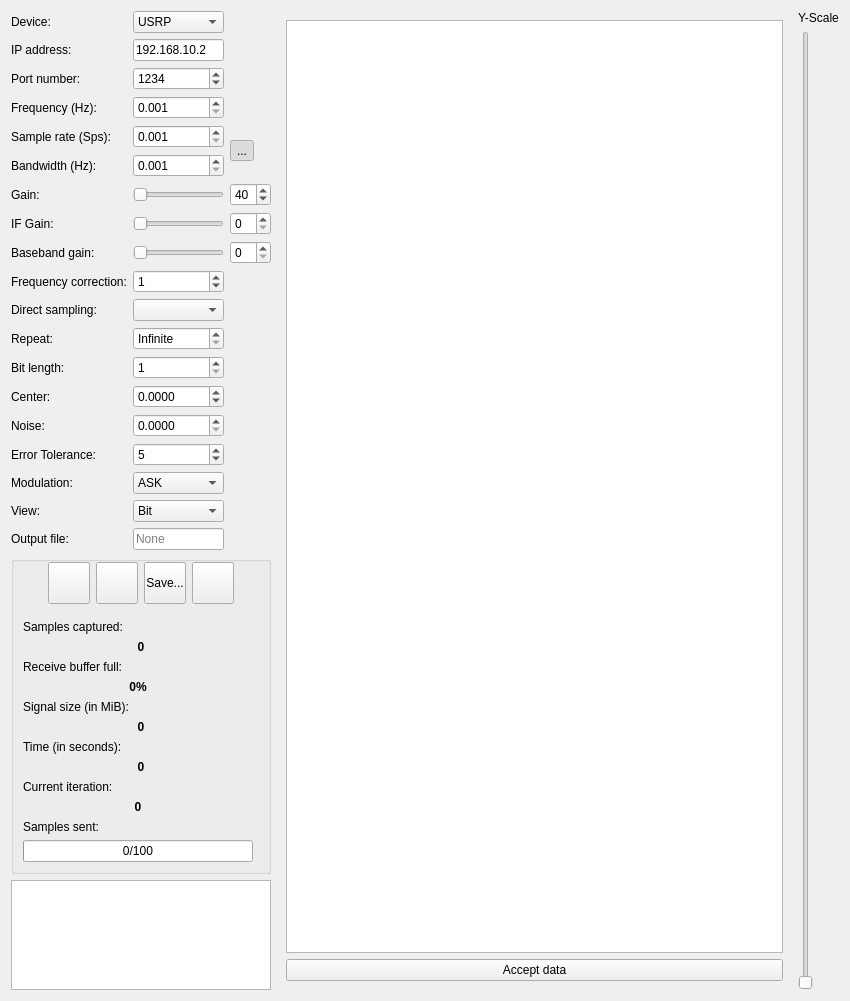
<?xml version="1.0" encoding="UTF-8"?>
<ui version="4.0">
 <class>SendRecvDialog</class>
 <widget class="QDialog" name="SendRecvDialog">
  <property name="windowModality">
   <enum>Qt::NonModal</enum>
  </property>
  <property name="geometry">
   <rect>
    <x>0</x>
    <y>0</y>
    <width>850</width>
    <height>1001</height>
   </rect>
  </property>
  <property name="mouseTracking">
   <bool>false</bool>
  </property>
  <property name="windowTitle">
   <string>Record Signal</string>
  </property>
  <layout class="QHBoxLayout" name="horizontalLayout_4">
   <item>
    <layout class="QHBoxLayout" name="horizontalLayout_3" stretch="1,10">
     <item>
      <layout class="QVBoxLayout" name="verticalLayout">
       <item>
        <layout class="QGridLayout" name="gridLayout">
         <item row="16" column="2">
          <widget class="QComboBox" name="combox_sniff_Modulation">
           <item>
            <property name="text">
             <string>ASK</string>
            </property>
           </item>
           <item>
            <property name="text">
             <string>FSK</string>
            </property>
           </item>
           <item>
            <property name="text">
             <string>PSK</string>
            </property>
           </item>
          </widget>
         </item>
         <item row="9" column="0">
          <widget class="QLabel" name="labelFreqCorrection">
           <property name="toolTip">
            <string>&lt;html&gt;&lt;head/&gt;&lt;body&gt;&lt;p&gt;Set the frequency correction in &lt;span style=&quot; font-weight:600;&quot;&gt;ppm&lt;/span&gt;. If you do not know what to enter here, just leave it to one.&lt;/p&gt;&lt;/body&gt;&lt;/html&gt;</string>
           </property>
           <property name="text">
            <string>Frequency correction:</string>
           </property>
          </widget>
         </item>
         <item row="19" column="2">
          <widget class="QLineEdit" name="lineEdit_sniff_OutputFile">
           <property name="readOnly">
            <bool>false</bool>
           </property>
           <property name="placeholderText">
            <string>None</string>
           </property>
           <property name="clearButtonEnabled">
            <bool>true</bool>
           </property>
          </widget>
         </item>
         <item row="9" column="2">
          <widget class="QSpinBox" name="spinBoxFreqCorrection">
           <property name="toolTip">
            <string>&lt;html&gt;&lt;head/&gt;&lt;body&gt;&lt;p&gt;Set the frequency correction in &lt;span style=&quot; font-weight:600;&quot;&gt;ppm&lt;/span&gt;. If you do not know what to enter here, just leave it to one.&lt;/p&gt;&lt;/body&gt;&lt;/html&gt;</string>
           </property>
           <property name="minimum">
            <number>-1000</number>
           </property>
           <property name="maximum">
            <number>1000</number>
           </property>
           <property name="value">
            <number>1</number>
           </property>
          </widget>
         </item>
         <item row="18" column="2">
          <widget class="QComboBox" name="comboBox_sniff_viewtype">
           <item>
            <property name="text">
             <string>Bit</string>
            </property>
           </item>
           <item>
            <property name="text">
             <string>Hex</string>
            </property>
           </item>
           <item>
            <property name="text">
             <string>ASCII</string>
            </property>
           </item>
          </widget>
         </item>
         <item row="0" column="0">
          <widget class="QLabel" name="label_3">
           <property name="text">
            <string>Device:</string>
           </property>
          </widget>
         </item>
         <item row="4" column="0">
          <widget class="QLabel" name="labelSampleRate">
           <property name="text">
            <string>Sample rate (Sps):</string>
           </property>
          </widget>
         </item>
         <item row="1" column="0">
          <widget class="QLabel" name="labelIP">
           <property name="text">
            <string>IP address:</string>
           </property>
          </widget>
         </item>
         <item row="2" column="0">
          <widget class="QLabel" name="labelPort">
           <property name="text">
            <string>Port number:</string>
           </property>
          </widget>
         </item>
         <item row="2" column="2">
          <widget class="QSpinBox" name="spinBoxPort">
           <property name="minimum">
            <number>1</number>
           </property>
           <property name="maximum">
            <number>65535</number>
           </property>
           <property name="value">
            <number>1234</number>
           </property>
          </widget>
         </item>
         <item row="11" column="2">
          <widget class="QSpinBox" name="spinBoxNRepeat">
           <property name="specialValueText">
            <string>Infinite</string>
           </property>
           <property name="maximum">
            <number>999999999</number>
           </property>
          </widget>
         </item>
         <item row="3" column="0">
          <widget class="QLabel" name="labelFreq">
           <property name="text">
            <string>Frequency (Hz):</string>
           </property>
          </widget>
         </item>
         <item row="11" column="0">
          <widget class="QLabel" name="labelNRepeat">
           <property name="text">
            <string>Repeat:</string>
           </property>
          </widget>
         </item>
         <item row="3" column="2">
          <widget class="KillerDoubleSpinBox" name="spinBoxFreq">
           <property name="decimals">
            <number>3</number>
           </property>
           <property name="minimum">
            <double>0.001000000000000</double>
           </property>
           <property name="maximum">
            <double>1000000000000.000000000000000</double>
           </property>
          </widget>
         </item>
         <item row="4" column="2">
          <widget class="KillerDoubleSpinBox" name="spinBoxSampleRate">
           <property name="decimals">
            <number>3</number>
           </property>
           <property name="minimum">
            <double>0.001000000000000</double>
           </property>
           <property name="maximum">
            <double>1000000000000.000000000000000</double>
           </property>
          </widget>
         </item>
         <item row="5" column="2">
          <widget class="KillerDoubleSpinBox" name="spinBoxBandwidth">
           <property name="decimals">
            <number>3</number>
           </property>
           <property name="minimum">
            <double>0.001000000000000</double>
           </property>
           <property name="maximum">
            <double>1000000000000.000000000000000</double>
           </property>
          </widget>
         </item>
         <item row="4" column="3" rowspan="2">
          <widget class="QToolButton" name="btnLockBWSR">
           <property name="text">
            <string>...</string>
           </property>
           <property name="icon">
            <iconset resource="../urh.qrc">
             <normaloff>:/icons/data/icons/lock.svg</normaloff>:/icons/data/icons/lock.svg</iconset>
           </property>
           <property name="checkable">
            <bool>true</bool>
           </property>
           <property name="checked">
            <bool>true</bool>
           </property>
          </widget>
         </item>
         <item row="13" column="2">
          <widget class="QDoubleSpinBox" name="spinbox_sniff_Center">
           <property name="decimals">
            <number>4</number>
           </property>
           <property name="minimum">
            <double>-3.140000000000000</double>
           </property>
           <property name="maximum">
            <double>3.140000000000000</double>
           </property>
          </widget>
         </item>
         <item row="0" column="2">
          <widget class="QComboBox" name="cbDevice">
           <item>
            <property name="text">
             <string>USRP</string>
            </property>
           </item>
           <item>
            <property name="text">
             <string>HackRF</string>
            </property>
           </item>
          </widget>
         </item>
         <item row="6" column="0">
          <widget class="QLabel" name="labelGain">
           <property name="toolTip">
            <string>&lt;html&gt;&lt;head/&gt;&lt;body&gt;&lt;p&gt;The gain (more exactly RF gain) is the gain applied to the RF signal. This amplifies the high frequent signal arriving at the antenna of your Software Defined Radio.&lt;/p&gt;&lt;/body&gt;&lt;/html&gt;</string>
           </property>
           <property name="text">
            <string>Gain:</string>
           </property>
          </widget>
         </item>
         <item row="5" column="0">
          <widget class="QLabel" name="labelBandwidth">
           <property name="text">
            <string>Bandwidth (Hz):</string>
           </property>
          </widget>
         </item>
         <item row="14" column="2">
          <widget class="QDoubleSpinBox" name="spinbox_sniff_Noise">
           <property name="decimals">
            <number>4</number>
           </property>
           <property name="maximum">
            <double>1.000000000000000</double>
           </property>
          </widget>
         </item>
         <item row="1" column="2">
          <widget class="QLineEdit" name="lineEditIP">
           <property name="text">
            <string>192.168.10.2</string>
           </property>
          </widget>
         </item>
         <item row="6" column="3">
          <widget class="QSpinBox" name="spinBoxGain">
           <property name="toolTip">
            <string>&lt;html&gt;&lt;head/&gt;&lt;body&gt;&lt;p&gt;The gain (more exactly RF gain) is the gain applied to the RF signal. This amplifies the high frequent signal arriving at the antenna of your Software Defined Radio.&lt;/p&gt;&lt;/body&gt;&lt;/html&gt;</string>
           </property>
           <property name="minimum">
            <number>0</number>
           </property>
           <property name="maximum">
            <number>99</number>
           </property>
           <property name="value">
            <number>40</number>
           </property>
          </widget>
         </item>
         <item row="6" column="2">
          <widget class="QSlider" name="sliderGain">
           <property name="toolTip">
            <string>&lt;html&gt;&lt;head/&gt;&lt;body&gt;&lt;p&gt;The gain (more exactly RF gain) is the gain applied to the RF signal. This amplifies the high frequent signal arriving at the antenna of your Software Defined Radio.&lt;/p&gt;&lt;/body&gt;&lt;/html&gt;</string>
           </property>
           <property name="maximum">
            <number>100</number>
           </property>
           <property name="singleStep">
            <number>1</number>
           </property>
           <property name="orientation">
            <enum>Qt::Horizontal</enum>
           </property>
          </widget>
         </item>
         <item row="14" column="0">
          <widget class="QLabel" name="label_sniff_Noise">
           <property name="text">
            <string>Noise:</string>
           </property>
          </widget>
         </item>
         <item row="13" column="0">
          <widget class="QLabel" name="label_sniff_Center">
           <property name="text">
            <string>Center:</string>
           </property>
          </widget>
         </item>
         <item row="19" column="0">
          <widget class="QLabel" name="label_sniff_OutputFile">
           <property name="text">
            <string>Output file:</string>
           </property>
          </widget>
         </item>
         <item row="12" column="0">
          <widget class="QLabel" name="label_sniff_BitLength">
           <property name="text">
            <string>Bit length:</string>
           </property>
          </widget>
         </item>
         <item row="12" column="2">
          <widget class="QSpinBox" name="spinbox_sniff_BitLen">
           <property name="minimum">
            <number>1</number>
           </property>
           <property name="maximum">
            <number>999999999</number>
           </property>
          </widget>
         </item>
         <item row="15" column="0">
          <widget class="QLabel" name="label_sniff_Tolerance">
           <property name="text">
            <string>Error Tolerance:</string>
           </property>
          </widget>
         </item>
         <item row="15" column="2">
          <widget class="QSpinBox" name="spinbox_sniff_ErrorTolerance">
           <property name="maximum">
            <number>999999</number>
           </property>
           <property name="value">
            <number>5</number>
           </property>
          </widget>
         </item>
         <item row="7" column="3">
          <widget class="QSpinBox" name="spinBoxIFGain">
           <property name="toolTip">
            <string>&lt;html&gt;&lt;head/&gt;&lt;body&gt;&lt;p&gt;The IF Gain is applied to the Intermediate Frequency signal in your Software Defined Radio. An IF signal has a lower frequency than the high frequent RF signal, so signal processing can be applied more efficiently.&lt;/p&gt;&lt;/body&gt;&lt;/html&gt;</string>
           </property>
          </widget>
         </item>
         <item row="7" column="0">
          <widget class="QLabel" name="labelIFGain">
           <property name="toolTip">
            <string>&lt;html&gt;&lt;head/&gt;&lt;body&gt;&lt;p&gt;The IF Gain is applied to the Intermediate Frequency signal in your Software Defined Radio. An IF signal has a lower frequency than the high frequent RF signal, so signal processing can be applied more efficiently.&lt;/p&gt;&lt;/body&gt;&lt;/html&gt;</string>
           </property>
           <property name="text">
            <string>IF Gain:</string>
           </property>
          </widget>
         </item>
         <item row="8" column="3">
          <widget class="QSpinBox" name="spinBoxBasebandGain">
           <property name="toolTip">
            <string>&lt;html&gt;&lt;head/&gt;&lt;body&gt;&lt;p&gt;The baseband gain is applied to the baseband signal in your software defined radio. The baseband signal is at low frequency and gathered from the RF signal by &lt;span style=&quot; font-weight:600;&quot;&gt;complex downsampling&lt;/span&gt;.&lt;/p&gt;&lt;/body&gt;&lt;/html&gt;</string>
           </property>
          </widget>
         </item>
         <item row="8" column="0">
          <widget class="QLabel" name="labelBasebandGain">
           <property name="toolTip">
            <string>&lt;html&gt;&lt;head/&gt;&lt;body&gt;&lt;p&gt;The baseband gain is applied to the baseband signal in your software defined radio. The baseband signal is at low frequency and gathered from the RF signal by &lt;span style=&quot; font-weight:600;&quot;&gt;complex downsampling&lt;/span&gt;.&lt;/p&gt;&lt;/body&gt;&lt;/html&gt;</string>
           </property>
           <property name="text">
            <string>Baseband gain:</string>
           </property>
          </widget>
         </item>
         <item row="7" column="2">
          <widget class="QSlider" name="sliderIFGain">
           <property name="toolTip">
            <string>&lt;html&gt;&lt;head/&gt;&lt;body&gt;&lt;p&gt;The IF Gain is applied to the Intermediate Frequency signal in your Software Defined Radio. An IF signal has a lower frequency than the high frequent RF signal, so signal processing can be applied more efficiently.&lt;/p&gt;&lt;/body&gt;&lt;/html&gt;</string>
           </property>
           <property name="orientation">
            <enum>Qt::Horizontal</enum>
           </property>
          </widget>
         </item>
         <item row="8" column="2">
          <widget class="QSlider" name="sliderBasebandGain">
           <property name="toolTip">
            <string>&lt;html&gt;&lt;head/&gt;&lt;body&gt;&lt;p&gt;The baseband gain is applied to the baseband signal in your software defined radio. The baseband signal is at low frequency and gathered from the RF signal by &lt;span style=&quot; font-weight:600;&quot;&gt;complex downsampling&lt;/span&gt;.&lt;/p&gt;&lt;/body&gt;&lt;/html&gt;</string>
           </property>
           <property name="sliderPosition">
            <number>0</number>
           </property>
           <property name="orientation">
            <enum>Qt::Horizontal</enum>
           </property>
           <property name="invertedAppearance">
            <bool>false</bool>
           </property>
           <property name="invertedControls">
            <bool>false</bool>
           </property>
           <property name="tickPosition">
            <enum>QSlider::NoTicks</enum>
           </property>
           <property name="tickInterval">
            <number>0</number>
           </property>
          </widget>
         </item>
         <item row="16" column="0">
          <widget class="QLabel" name="label_sniff_Modulation">
           <property name="text">
            <string>Modulation:</string>
           </property>
          </widget>
         </item>
         <item row="18" column="0">
          <widget class="QLabel" name="label_sniff_viewtype">
           <property name="text">
            <string>View:</string>
           </property>
          </widget>
         </item>
         <item row="10" column="0">
          <widget class="QLabel" name="labelDirectSampling">
           <property name="toolTip">
            <string>&lt;html&gt;&lt;head/&gt;&lt;body&gt;&lt;p&gt;Set the direct sampling mode. If you do not know what to choose here, just set it to disabled. The&lt;span style=&quot; font-weight:600;&quot;&gt; native backend&lt;/span&gt; is recommended, when using this setting.&lt;/p&gt;&lt;/body&gt;&lt;/html&gt;</string>
           </property>
           <property name="text">
            <string>Direct sampling:</string>
           </property>
          </widget>
         </item>
         <item row="10" column="2">
          <widget class="QComboBox" name="comboBoxDirectSampling">
           <property name="toolTip">
            <string>&lt;html&gt;&lt;head/&gt;&lt;body&gt;&lt;p&gt;Set the direct sampling mode. If you do not know what to choose here, just set it to disabled. The&lt;span style=&quot; font-weight:600;&quot;&gt; native backend&lt;/span&gt; is recommended, when using this setting.&lt;/p&gt;&lt;/body&gt;&lt;/html&gt;</string>
           </property>
          </widget>
         </item>
        </layout>
       </item>
       <item>
        <widget class="QGroupBox" name="groupBox">
         <property name="title">
          <string/>
         </property>
         <layout class="QGridLayout" name="gridLayout_2">
          <property name="topMargin">
           <number>0</number>
          </property>
          <item row="7" column="0">
           <widget class="QLabel" name="lReceiveBufferFullText">
            <property name="text">
             <string>Receive buffer full:</string>
            </property>
           </widget>
          </item>
          <item row="19" column="0">
           <widget class="QProgressBar" name="progressBar">
            <property name="value">
             <number>0</number>
            </property>
            <property name="format">
             <string>%v/%m</string>
            </property>
           </widget>
          </item>
          <item row="18" column="0">
           <widget class="QLabel" name="lSamplesSentText">
            <property name="text">
             <string>Samples sent:</string>
            </property>
           </widget>
          </item>
          <item row="2" column="0">
           <spacer name="verticalSpacer_2">
            <property name="orientation">
             <enum>Qt::Vertical</enum>
            </property>
            <property name="sizeType">
             <enum>QSizePolicy::Fixed</enum>
            </property>
            <property name="sizeHint" stdset="0">
             <size>
              <width>20</width>
              <height>10</height>
             </size>
            </property>
           </spacer>
          </item>
          <item row="12" column="0">
           <widget class="QLabel" name="lTimeText">
            <property name="font">
             <font>
              <weight>50</weight>
              <bold>false</bold>
             </font>
            </property>
            <property name="text">
             <string>Time (in seconds):</string>
            </property>
           </widget>
          </item>
          <item row="5" column="0">
           <widget class="QLabel" name="lSamplesCapturedText">
            <property name="sizePolicy">
             <sizepolicy hsizetype="Fixed" vsizetype="Preferred">
              <horstretch>0</horstretch>
              <verstretch>0</verstretch>
             </sizepolicy>
            </property>
            <property name="font">
             <font>
              <weight>50</weight>
              <bold>false</bold>
             </font>
            </property>
            <property name="text">
             <string>Samples captured:</string>
            </property>
           </widget>
          </item>
          <item row="1" column="0" colspan="2">
           <layout class="QHBoxLayout" name="horizontalLayout">
            <item>
             <spacer name="horizontalSpacer_2">
              <property name="orientation">
               <enum>Qt::Horizontal</enum>
              </property>
              <property name="sizeHint" stdset="0">
               <size>
                <width>40</width>
                <height>20</height>
               </size>
              </property>
             </spacer>
            </item>
            <item>
             <widget class="QToolButton" name="btnStart">
              <property name="minimumSize">
               <size>
                <width>42</width>
                <height>42</height>
               </size>
              </property>
              <property name="maximumSize">
               <size>
                <width>42</width>
                <height>42</height>
               </size>
              </property>
              <property name="toolTip">
               <string>Record signal</string>
              </property>
              <property name="text">
               <string/>
              </property>
              <property name="icon">
               <iconset theme="media-record">
                <normaloff>.</normaloff>.</iconset>
              </property>
              <property name="iconSize">
               <size>
                <width>32</width>
                <height>32</height>
               </size>
              </property>
             </widget>
            </item>
            <item>
             <widget class="QToolButton" name="btnStop">
              <property name="minimumSize">
               <size>
                <width>42</width>
                <height>42</height>
               </size>
              </property>
              <property name="maximumSize">
               <size>
                <width>42</width>
                <height>42</height>
               </size>
              </property>
              <property name="toolTip">
               <string>Stop recording</string>
              </property>
              <property name="text">
               <string/>
              </property>
              <property name="icon">
               <iconset theme="media-playback-stop">
                <normaloff>.</normaloff>.</iconset>
              </property>
              <property name="iconSize">
               <size>
                <width>32</width>
                <height>32</height>
               </size>
              </property>
             </widget>
            </item>
            <item>
             <widget class="QToolButton" name="btnSave">
              <property name="minimumSize">
               <size>
                <width>42</width>
                <height>42</height>
               </size>
              </property>
              <property name="maximumSize">
               <size>
                <width>42</width>
                <height>42</height>
               </size>
              </property>
              <property name="text">
               <string>Save...</string>
              </property>
              <property name="icon">
               <iconset theme="document-save">
                <normaloff>.</normaloff>.</iconset>
              </property>
              <property name="iconSize">
               <size>
                <width>32</width>
                <height>32</height>
               </size>
              </property>
             </widget>
            </item>
            <item>
             <widget class="QToolButton" name="btnClear">
              <property name="minimumSize">
               <size>
                <width>42</width>
                <height>42</height>
               </size>
              </property>
              <property name="maximumSize">
               <size>
                <width>42</width>
                <height>42</height>
               </size>
              </property>
              <property name="toolTip">
               <string>Clear</string>
              </property>
              <property name="text">
               <string/>
              </property>
              <property name="icon">
               <iconset theme="view-refresh">
                <normaloff>.</normaloff>.</iconset>
              </property>
              <property name="iconSize">
               <size>
                <width>32</width>
                <height>32</height>
               </size>
              </property>
             </widget>
            </item>
            <item>
             <spacer name="horizontalSpacer">
              <property name="orientation">
               <enum>Qt::Horizontal</enum>
              </property>
              <property name="sizeHint" stdset="0">
               <size>
                <width>40</width>
                <height>20</height>
               </size>
              </property>
             </spacer>
            </item>
           </layout>
          </item>
          <item row="9" column="0">
           <widget class="QLabel" name="lSignalSizeText">
            <property name="sizePolicy">
             <sizepolicy hsizetype="Fixed" vsizetype="Preferred">
              <horstretch>0</horstretch>
              <verstretch>0</verstretch>
             </sizepolicy>
            </property>
            <property name="font">
             <font>
              <weight>50</weight>
              <bold>false</bold>
             </font>
            </property>
            <property name="text">
             <string>Signal size (in MiB):</string>
            </property>
           </widget>
          </item>
          <item row="6" column="0" colspan="2">
           <widget class="QLabel" name="lSamplesCaptured">
            <property name="sizePolicy">
             <sizepolicy hsizetype="Expanding" vsizetype="Preferred">
              <horstretch>0</horstretch>
              <verstretch>0</verstretch>
             </sizepolicy>
            </property>
            <property name="font">
             <font>
              <weight>75</weight>
              <bold>true</bold>
             </font>
            </property>
            <property name="text">
             <string>0</string>
            </property>
            <property name="alignment">
             <set>Qt::AlignCenter</set>
            </property>
           </widget>
          </item>
          <item row="15" column="0" colspan="2">
           <widget class="QLabel" name="lTime">
            <property name="font">
             <font>
              <weight>75</weight>
              <bold>true</bold>
             </font>
            </property>
            <property name="text">
             <string>0</string>
            </property>
            <property name="alignment">
             <set>Qt::AlignCenter</set>
            </property>
           </widget>
          </item>
          <item row="11" column="0" colspan="2">
           <widget class="QLabel" name="lSignalSize">
            <property name="sizePolicy">
             <sizepolicy hsizetype="Expanding" vsizetype="Preferred">
              <horstretch>0</horstretch>
              <verstretch>0</verstretch>
             </sizepolicy>
            </property>
            <property name="font">
             <font>
              <weight>75</weight>
              <bold>true</bold>
             </font>
            </property>
            <property name="text">
             <string>0</string>
            </property>
            <property name="alignment">
             <set>Qt::AlignCenter</set>
            </property>
           </widget>
          </item>
          <item row="16" column="0">
           <widget class="QLabel" name="lblRepeatText">
            <property name="text">
             <string>Current iteration:</string>
            </property>
           </widget>
          </item>
          <item row="17" column="0">
           <widget class="QLabel" name="lblCurrentRepeatValue">
            <property name="font">
             <font>
              <weight>75</weight>
              <bold>true</bold>
             </font>
            </property>
            <property name="text">
             <string>0</string>
            </property>
            <property name="alignment">
             <set>Qt::AlignCenter</set>
            </property>
           </widget>
          </item>
          <item row="8" column="0">
           <widget class="QLabel" name="labelReceiveBufferFull">
            <property name="sizePolicy">
             <sizepolicy hsizetype="Expanding" vsizetype="Preferred">
              <horstretch>0</horstretch>
              <verstretch>0</verstretch>
             </sizepolicy>
            </property>
            <property name="font">
             <font>
              <weight>75</weight>
              <bold>true</bold>
             </font>
            </property>
            <property name="text">
             <string>0%</string>
            </property>
            <property name="alignment">
             <set>Qt::AlignCenter</set>
            </property>
           </widget>
          </item>
         </layout>
        </widget>
       </item>
       <item>
        <widget class="QTextEdit" name="txtEditErrors">
         <property name="readOnly">
          <bool>true</bool>
         </property>
        </widget>
       </item>
      </layout>
     </item>
     <item>
      <layout class="QHBoxLayout" name="horizontalLayout_2">
       <item>
        <widget class="QStackedWidget" name="stackedWidget">
         <property name="currentIndex">
          <number>2</number>
         </property>
         <widget class="QWidget" name="page_receive">
          <layout class="QVBoxLayout" name="verticalLayout_2">
           <item>
            <widget class="LiveGraphicView" name="graphicsViewReceive">
             <property name="verticalScrollBarPolicy">
              <enum>Qt::ScrollBarAlwaysOff</enum>
             </property>
             <property name="horizontalScrollBarPolicy">
              <enum>Qt::ScrollBarAsNeeded</enum>
             </property>
            </widget>
           </item>
          </layout>
         </widget>
         <widget class="QWidget" name="page_send">
          <layout class="QVBoxLayout" name="verticalLayout_3">
           <item>
            <widget class="EditableGraphicView" name="graphicsViewSend">
             <property name="mouseTracking">
              <bool>true</bool>
             </property>
             <property name="renderHints">
              <set>QPainter::Antialiasing|QPainter::TextAntialiasing</set>
             </property>
             <property name="transformationAnchor">
              <enum>QGraphicsView::NoAnchor</enum>
             </property>
             <property name="resizeAnchor">
              <enum>QGraphicsView::NoAnchor</enum>
             </property>
            </widget>
           </item>
           <item>
            <widget class="QLabel" name="label_7">
             <property name="font">
              <font>
               <italic>true</italic>
              </font>
             </property>
             <property name="text">
              <string>Hint: You can edit the raw signal before sending.</string>
             </property>
            </widget>
           </item>
          </layout>
         </widget>
         <widget class="QWidget" name="page">
          <layout class="QVBoxLayout" name="verticalLayout_4">
           <item>
            <widget class="QPlainTextEdit" name="txtEd_sniff_Preview">
             <property name="lineWrapMode">
              <enum>QPlainTextEdit::NoWrap</enum>
             </property>
             <property name="readOnly">
              <bool>true</bool>
             </property>
             <property name="maximumBlockCount">
              <number>100</number>
             </property>
            </widget>
           </item>
           <item>
            <widget class="QPushButton" name="btnAccept">
             <property name="text">
              <string>Accept data</string>
             </property>
             <property name="autoDefault">
              <bool>false</bool>
             </property>
            </widget>
           </item>
          </layout>
         </widget>
        </widget>
       </item>
       <item>
        <layout class="QVBoxLayout" name="verticalLayout_5">
         <item>
          <widget class="QLabel" name="label_y_scale">
           <property name="text">
            <string>Y-Scale</string>
           </property>
          </widget>
         </item>
         <item>
          <widget class="QSlider" name="sliderYscale">
           <property name="minimum">
            <number>1</number>
           </property>
           <property name="maximum">
            <number>1000</number>
           </property>
           <property name="value">
            <number>1</number>
           </property>
           <property name="orientation">
            <enum>Qt::Vertical</enum>
           </property>
           <property name="tickInterval">
            <number>1</number>
           </property>
          </widget>
         </item>
        </layout>
       </item>
      </layout>
     </item>
    </layout>
   </item>
  </layout>
 </widget>
 <customwidgets>
  <customwidget>
   <class>KillerDoubleSpinBox</class>
   <extends>QDoubleSpinBox</extends>
   <header>urh.ui.KillerDoubleSpinBox.h</header>
  </customwidget>
  <customwidget>
   <class>LiveGraphicView</class>
   <extends>QGraphicsView</extends>
   <header>urh.ui.views.LiveGraphicView.h</header>
  </customwidget>
  <customwidget>
   <class>EditableGraphicView</class>
   <extends>QGraphicsView</extends>
   <header>urh.ui.views.EditableGraphicView.h</header>
  </customwidget>
 </customwidgets>
 <tabstops>
  <tabstop>cbDevice</tabstop>
  <tabstop>lineEditIP</tabstop>
  <tabstop>spinBoxFreq</tabstop>
  <tabstop>spinBoxSampleRate</tabstop>
  <tabstop>spinBoxBandwidth</tabstop>
  <tabstop>spinBoxNRepeat</tabstop>
  <tabstop>btnStart</tabstop>
  <tabstop>btnStop</tabstop>
  <tabstop>btnSave</tabstop>
  <tabstop>btnClear</tabstop>
  <tabstop>sliderYscale</tabstop>
  <tabstop>txtEditErrors</tabstop>
 </tabstops>
 <resources>
  <include location="../urh.qrc"/>
 </resources>
 <connections/>
</ui>
